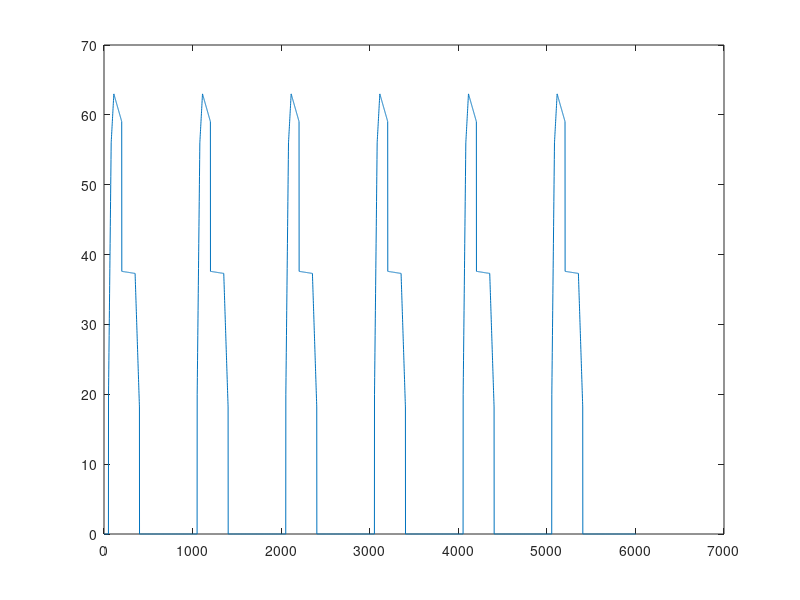

This figure's MATLAB source:

t=0:0.1:100;
p = [];
for i=1:length(t)
if t(i)>=5 & t(i)<8
p(i) = 12*t(i)-40;
elseif t(i)>=8&t(i)<11
p(i) = (7/3)*t(i)+(56-56/3);
elseif t(i)>=11&t(i)<20
p(i) = -(4/9)*t(i)+(63+44/9);
elseif t(i)>=20 & t(i)<35
p(i) = -0.02*t(i)+38;
elseif t(i)>=35 & t(i)<40
p(i) = -3.9*t(i)+173.8;
else
p(i) = 0;
end
end

figure()
p = [p p p p p p];
plot(p)